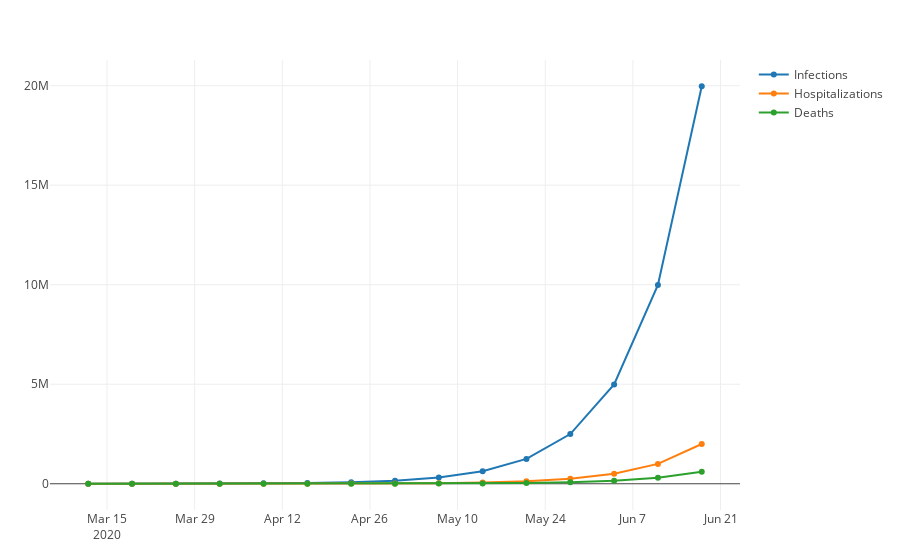

Write notebook code for a chart like this one.
### Markdown cell above
## US
According to the [CDC](https://www.cdc.gov/coronavirus/2019-ncov/cases-in-us.html) there are currently 1219 cases in the US.

### Code cell
us = plot_covid(Day(100), 1219)
